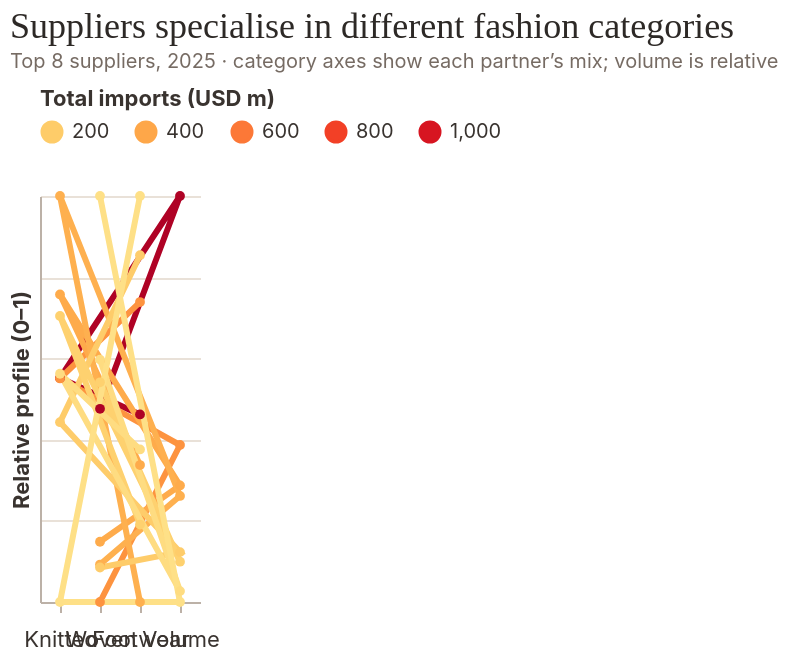

Vega-Lite specification for this chart:
### Vega-Lite specification from a JSON file in a GitHub repository (floating-point values rounded to 4 significant figures)
{"$schema": "https://vega.github.io/schema/vega-lite/v5.json", "width": "container", "height": 330, "title": {"text": "Suppliers specialise in different fashion categories", "subtitle": "Top 8 suppliers, 2025 · category axes show each partner’s mix; volume is relative"}, "data": {"values": [{"partner": "China", "metric": "Knitted", "raw": 46.23, "unit": "% of partner imports", "total_mil": 1183.0, "normalized": 0.5516}, {"partner": "China", "metric": "Woven", "raw": 28.39, "unit": "% of partner imports", "total_mil": 1183.0, "normalized": 0.4758}, {"partner": "China", "metric": "Footwear", "raw": 25.38, "unit": "% of partner imports", "total_mil": 1183.0, "normalized": 0.4619}, {"partner": "China", "metric": "Volume", "raw": 1183.0, "unit": "USD million", "total_mil": 1183.0, "normalized": 1.0}, {"partner": "Viet Nam", "metric": "Knitted", "raw": 46.15, "unit": "% of partner imports", "total_mil": 493.3, "normalized": 0.5507}, {"partner": "Viet Nam", "metric": "Woven", "raw": 13.26, "unit": "% of partner imports", "total_mil": 493.3, "normalized": 0.0}, {"partner": "Viet Nam", "metric": "Footwear", "raw": 40.59, "unit": "% of partner imports", "total_mil": 493.3, "normalized": 0.7387}, {"partner": "Viet Nam", "metric": "Volume", "raw": 493.3, "unit": "USD million", "total_mil": 493.3, "normalized": 0.3867}, {"partner": "Singapore", "metric": "Knitted", "raw": 63.49, "unit": "% of partner imports", "total_mil": 381.2, "normalized": 0.7576}, {"partner": "Singapore", "metric": "Woven", "raw": 17.98, "unit": "% of partner imports", "total_mil": 381.2, "normalized": 0.1484}, {"partner": "Singapore", "metric": "Footwear", "raw": 18.53, "unit": "% of partner imports", "total_mil": 381.2, "normalized": 0.3373}, {"partner": "Singapore", "metric": "Volume", "raw": 381.2, "unit": "USD million", "total_mil": 381.2, "normalized": 0.2871}, {"partner": "Bangladesh", "metric": "Knitted", "raw": 83.81, "unit": "% of partner imports", "total_mil": 352.2, "normalized": 1.0}, {"partner": "Bangladesh", "metric": "Woven", "raw": 16.19, "unit": "% of partner imports", "total_mil": 352.2, "normalized": 0.09218}, {"partner": "Bangladesh", "metric": "Footwear", "raw": 0.0, "unit": "% of partner imports", "total_mil": 352.2, "normalized": 0.0}, {"partner": "Bangladesh", "metric": "Volume", "raw": 352.2, "unit": "USD million", "total_mil": 352.2, "normalized": 0.2612}, {"partner": "Indonesia", "metric": "Knitted", "raw": 37.11, "unit": "% of partner imports", "total_mil": 196.4, "normalized": 0.4428}, {"partner": "Indonesia", "metric": "Woven", "raw": 15.96, "unit": "% of partner imports", "total_mil": 196.4, "normalized": 0.08502}, {"partner": "Indonesia", "metric": "Footwear", "raw": 46.93, "unit": "% of partner imports", "total_mil": 196.4, "normalized": 0.8541}, {"partner": "Indonesia", "metric": "Volume", "raw": 196.4, "unit": "USD million", "total_mil": 196.4, "normalized": 0.1228}, {"partner": "India", "metric": "Knitted", "raw": 59.05, "unit": "% of partner imports", "total_mil": 169.9, "normalized": 0.7046}, {"partner": "India", "metric": "Woven", "raw": 30.47, "unit": "% of partner imports", "total_mil": 169.9, "normalized": 0.5412}, {"partner": "India", "metric": "Footwear", "raw": 10.48, "unit": "% of partner imports", "total_mil": 169.9, "normalized": 0.1908}, {"partner": "India", "metric": "Volume", "raw": 169.9, "unit": "USD million", "total_mil": 169.9, "normalized": 0.09927}, {"partner": "Cambodia", "metric": "Knitted", "raw": 47.11, "unit": "% of partner imports", "total_mil": 88.46, "normalized": 0.5621}, {"partner": "Cambodia", "metric": "Woven", "raw": 32.24, "unit": "% of partner imports", "total_mil": 88.46, "normalized": 0.5969}, {"partner": "Cambodia", "metric": "Footwear", "raw": 20.65, "unit": "% of partner imports", "total_mil": 88.46, "normalized": 0.3758}, {"partner": "Cambodia", "metric": "Volume", "raw": 88.46, "unit": "USD million", "total_mil": 88.46, "normalized": 0.02685}, {"partner": "Italy", "metric": "Knitted", "raw": 0.0, "unit": "% of partner imports", "total_mil": 58.25, "normalized": 0.0}, {"partner": "Italy", "metric": "Woven", "raw": 45.06, "unit": "% of partner imports", "total_mil": 58.25, "normalized": 1.0}, {"partner": "Italy", "metric": "Footwear", "raw": 54.94, "unit": "% of partner imports", "total_mil": 58.25, "normalized": 1.0}, {"partner": "Italy", "metric": "Volume", "raw": 58.25, "unit": "USD million", "total_mil": 58.25, "normalized": 0.0}]}, "params": [{"name": "hover", "select": {"type": "point", "fields": ["partner"], "on": "pointerover", "clear": "pointerout"}}], "mark": {"type": "line", "point": {"filled": true, "size": 24}}, "encoding": {"x": {"field": "metric", "type": "ordinal", "sort": ["Knitted", "Woven", "Footwear", "Volume"], "axis": {"title": null, "labelAngle": 0, "labelFontSize": 11, "labelPadding": 8}}, "y": {"field": "normalized", "type": "quantitative", "scale": {"domain": [0, 1]}, "axis": {"title": "Relative profile (0–1)", "labels": false, "ticks": false}}, "detail": {"field": "partner"}, "color": {"field": "total_mil", "type": "quantitative", "title": "Total imports (USD m)", "scale": {"scheme": "yelloworangered"}, "legend": {"orient": "top", "direction": "horizontal", "gradientLength": 120, "title": "Total imports (USD m)"}}, "opacity": {"condition": {"param": "hover", "value": 1}, "value": 0.52}, "strokeWidth": {"condition": {"param": "hover", "value": 3}, "value": 1.5}, "tooltip": [{"field": "partner", "title": "Supplier"}, {"field": "metric", "title": "Axis"}, {"field": "raw", "title": "Value", "format": ".1f"}, {"field": "unit", "title": "Unit"}], "order": {"field": "metric", "sort": ["Knitted", "Woven", "Footwear", "Volume"]}}, "background": null, "config": {"font": "Inter", "view": {"stroke": null}, "axis": {"labelFont": "Inter", "titleFont": "Inter", "labelColor": "#39332f", "titleColor": "#39332f", "gridColor": "#e9e1d8", "domainColor": "#bcb1a7", "tickColor": "#bcb1a7"}, "legend": {"labelFont": "Inter", "titleFont": "Inter", "labelColor": "#39332f", "titleColor": "#39332f", "labelFontSize": 10, "titleFontSize": 11}, "title": {"font": "DM Serif Display", "fontSize": 18, "fontWeight": "normal", "color": "#2d2926", "anchor": "start", "subtitleFont": "Inter", "subtitleColor": "#766b63", "subtitleFontSize": 10, "offset": 8}}, "autosize": {"type": "fit", "contains": "padding", "resize": true}}
